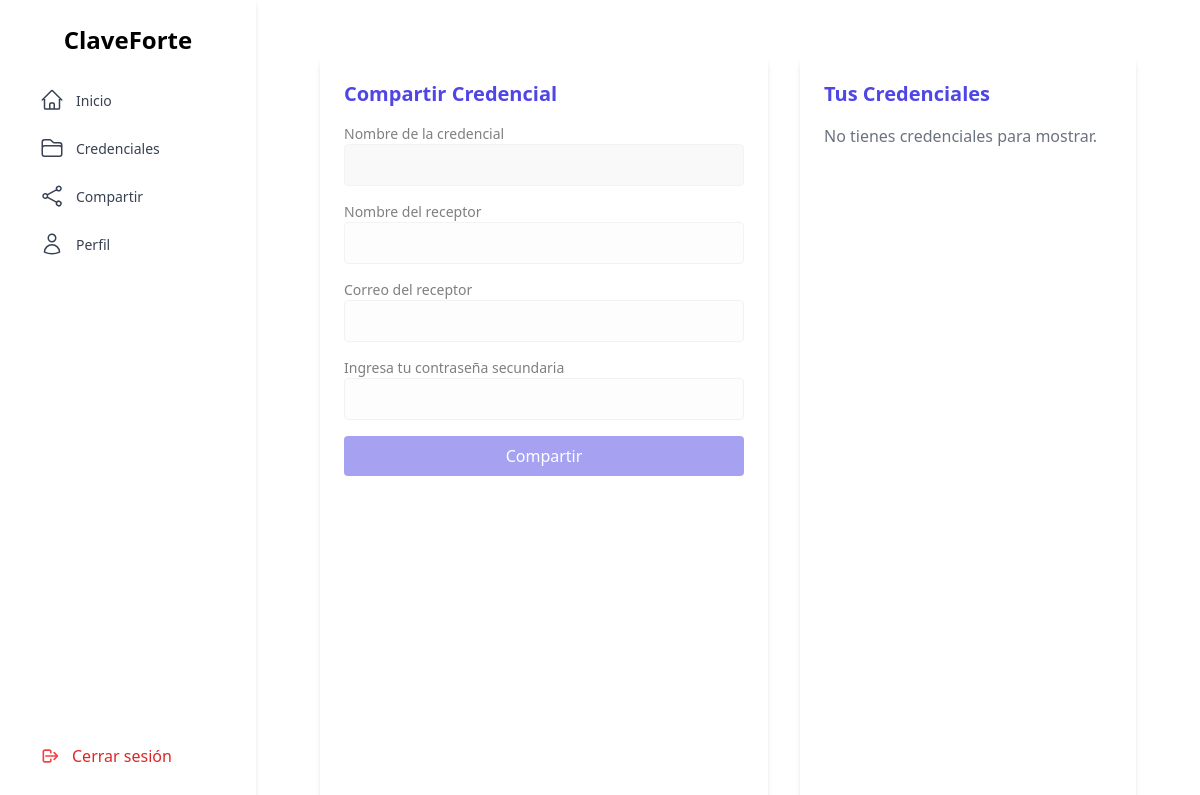
The app's page /share_credential (signed in), older data.
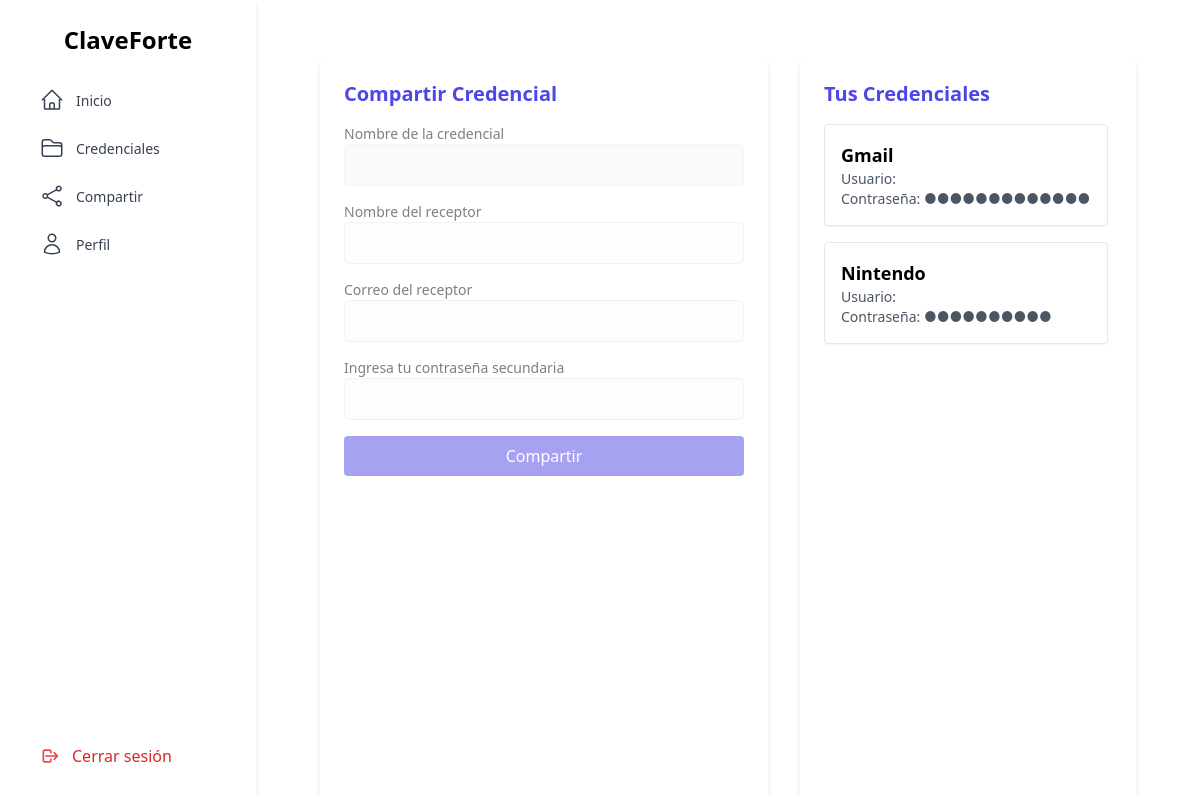
The same page, newer data.
### tables this page shows
CREATE TABLE Credentials (
        id_credential   INTEGER PRIMARY KEY AUTOINCREMENT,
        service_name    TEXT NOT NULL,
        service_pass    TEXT NOT NULL,
        users_allows    TEXT,
        name_owner      TEXT,
        id_usr          INTEGER NOT NULL,
        FOREIGN KEY (id_usr) REFERENCES Users(id_usr)
    );

### app.py (the view, shortened to what this page needs)
@app.route('/share_credential', methods=['GET', 'POST'])
def compartir_credencial():
    usuario_id = session.get('usuario_id')
    usuario_nombre = session.get('usuario_nombre')
    rol = session.get('usuario_rol')
    if request.method == 'GET':
        with sqlite3.connect('instance/ClaveForte.db') as conn:
            conn.row_factory = sqlite3.Row
            cur = conn.cursor()
            cur.execute("SELECT * FROM Credentials WHERE id_usr = ?", (usuario_id,))
            credenciales = cur.fetchall()
            cur.execute("SELECT secret_pass FROM Users WHERE id_usr = ?", (usuario_id,))
            fila_usuario = cur.fetchone()
            tiene_pass_secundaria = bool(fila_usuario and fila_usuario['secret_pass'])
        return render_template(
            './credentials/compartir/compartir.html',
            credenciales=credenciales,
            usuario_actual=usuario_id,
            usr_rol=rol,
            tiene_pass_secundaria=tiene_pass_secundaria,
            origen='compartir_credencial'
        )

### app.py (called while the page is built)
@app.before_request
def require_login_and_admin():
    allowed_routes = ['login', 'signup', 'logout']  # ← añade logout también
    endpoint = request.endpoint
    if endpoint is None or endpoint in allowed_routes:
        return
    if 'usuario_id' not in session:
        flash('Debes iniciar sesión', 'danger')
        return redirect(url_for('login'))
    if endpoint in ['gestionar_usuarios', 'acciones_recientes']:
        if session.get('usuario_rol') != 1:
            return redirect(url_for('home'))
    if endpoint in ['mostrar_credenciales', 'compartir_credencial', 'perfil']:
        if session.get('usuario_rol') != 2:
            return redirect(url_for('home'))

### templates/credentials/compartir/compartir.html (shortened to what this page needs)
{% extends "layout.html" %}
{% block content %}
<div class="flex h-screen gap-8 px-6 py-4 box-border">
  <div class="w-full max-w-md bg-white p-6 rounded-lg shadow-md overflow-y-auto">
    <h2 class="text-xl font-semibold mb-4 text-indigo-600">Compartir Credencial</h2>
    <form id="form-compartir" action="/share_credential" method="POST" class="space-y-4 pointer-events-none opacity-50">
      <div>
        <label class="block text-sm font-medium">Nombre de la credencial</label>
        <input type="text" id="nombre_credencial" name="nombre_credencial" required readonly
               class="w-full p-2 border rounded focus:outline-none focus:ring-2 focus:ring-indigo-400 bg-gray-100">
      </div>
      <div>
        <label class="block text-sm font-medium">Nombre del receptor</label>
        <input type="text" name="nombre_receptor" required disabled
               class="w-full p-2 border rounded focus:outline-none focus:ring-2 focus:ring-indigo-400">
      </div>
      <div>
        <label class="block text-sm font-medium">Correo del receptor</label>
        <input type="email" name="correo_receptor" required disabled
               class="w-full p-2 border rounded focus:outline-none focus:ring-2 focus:ring-indigo-400">
      </div>
      <div>
        <label class="block text-sm font-medium">Ingresa tu contraseña secundaria</label>
        <input type="password" name="pass_validacion" required disabled
               class="w-full p-2 border rounded focus:outline-none focus:ring-2 focus:ring-indigo-400">
      </div>
      <button type="submit" disabled
              class="w-full bg-indigo-600 text-white py-2 rounded hover:bg-indigo-700 transition">
        Compartir
      </button>
    </form>
  </div>
  <div class="flex-1 bg-white p-6 m-y-10 rounded-lg shadow-md flex flex-col">
    <h2 class="text-xl font-semibold mb-4 text-indigo-600">Tus Credenciales</h2>
    <div class="flex-1 overflow-y-auto space-y-4 pr-1">
      {% if credenciales %}
        <div id="cred-container">
        {% for c in credenciales %}
          <div
            id="cred-{{ c.id_credential }}"
            class="credencial p-4 mb-4 border rounded bg-white shadow-sm cursor-pointer"
            data-nombre="{{ c.service_name }}"
            data-id="{{ c.id_credential }}"
          >
            <p class="font-semibold text-lg">{{ c.service_name }}</p>
            <p class="text-sm text-gray-600">Usuario: {{ c.service_user }}</p>
            <p class="text-sm text-gray-600">Contraseña:
              {% set random_length = range(8, 16)|random %}
              {{ '●' * (random_length) }}</p>
          </div>
        {% endfor %}
      </div>
      {% else %}
        <p class="text-gray-500">No tienes credenciales para mostrar.</p>
      {% endif %}
    </div>
  </div>
</div>
{% endblock %}

Row changes from the older to the newer data that the page shows:
added Credentials: service_name "Gmail", value "●●●●●●●●●●●●●"
added Credentials: service_name "Nintendo", value "●●●●●●●●●●"
Text that changed along with them:
text no longer shown: "No tienes credenciales para mostrar."
